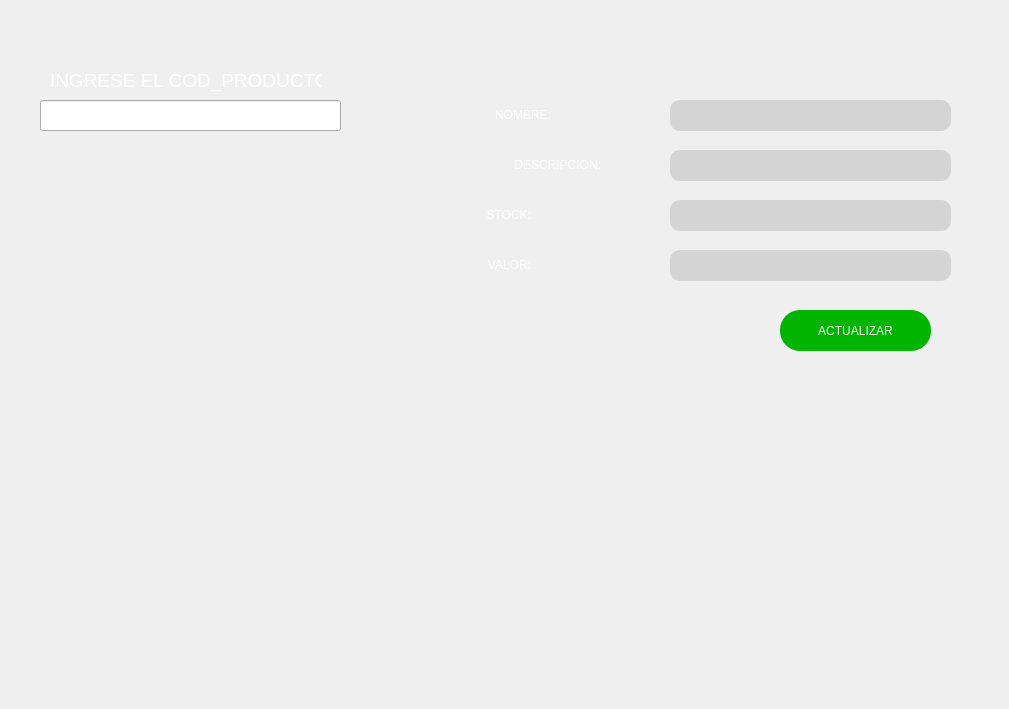
    <widget class="QWidget" name="tab_ACTUALIZAR">
     <attribute name="title">
      <string>Actualizar Productos</string>
     </attribute>
     <widget class="QLabel" name="label_5">
      <property name="geometry">
       <rect>
        <x>0</x>
        <y>-20</y>
        <width>1000</width>
        <height>700</height>
       </rect>
      </property>
      <property name="styleSheet">
       <string notr="true">background-image: url(C:/Users/User/Downloads/home.jpg);
background-repeat: no-repeat;
background-position: center center;
background-size: cover;</string>
      </property>
      <property name="text">
       <string/>
      </property>
      <property name="pixmap">
       <pixmap>../../Downloads/Downloads/principal.png</pixmap>
      </property>
      <property name="scaledContents">
       <bool>true</bool>
      </property>
     </widget>
     <widget class="QLabel" name="label_16">
      <property name="geometry">
       <rect>
        <x>50</x>
        <y>60</y>
        <width>271</width>
        <height>41</height>
       </rect>
      </property>
      <property name="text">
       <string>&lt;html&gt;&lt;head/&gt;&lt;body&gt;&lt;p&gt;&lt;span style=&quot; font-size:14pt; color:#ffffff;&quot;&gt;INGRESE EL COD_PRODUCTO&lt;/span&gt;&lt;/p&gt;&lt;/body&gt;&lt;/html&gt;</string>
      </property>
     </widget>
     <widget class="QLineEdit" name="line_ACTUALIZAR">
      <property name="geometry">
       <rect>
        <x>40</x>
        <y>100</y>
        <width>301</width>
        <height>31</height>
       </rect>
      </property>
     </widget>
     <widget class="QLabel" name="label_17">
      <property name="geometry">
       <rect>
        <x>430</x>
        <y>200</y>
        <width>101</width>
        <height>31</height>
       </rect>
      </property>
      <property name="styleSheet">
       <string notr="true">font: 16pt &quot;MS Shell Dlg 2&quot;;
color: white;</string>
      </property>
      <property name="text">
       <string>&lt;html&gt;&lt;head/&gt;&lt;body&gt;&lt;p align=&quot;right&quot;&gt;STOCK:&lt;/p&gt;&lt;/body&gt;&lt;/html&gt;</string>
      </property>
     </widget>
     <widget class="QLineEdit" name="line_VALO_2">
      <property name="geometry">
       <rect>
        <x>670</x>
        <y>250</y>
        <width>281</width>
        <height>31</height>
       </rect>
      </property>
      <property name="styleSheet">
       <string notr="true">border-radius:10px;
font: 14pt &quot;MS Shell Dlg 2&quot;;
background-color: rgb(212, 212, 212);
</string>
      </property>
      <property name="echoMode">
       <enum>QLineEdit::Normal</enum>
      </property>
     </widget>
     <widget class="QLabel" name="label_18">
      <property name="geometry">
       <rect>
        <x>390</x>
        <y>100</y>
        <width>161</width>
        <height>31</height>
       </rect>
      </property>
      <property name="styleSheet">
       <string notr="true">font: 16pt &quot;MS Shell Dlg 2&quot;;
color: white;</string>
      </property>
      <property name="text">
       <string>&lt;html&gt;&lt;head/&gt;&lt;body&gt;&lt;p align=&quot;right&quot;&gt;NOMBRE:&lt;/p&gt;&lt;/body&gt;&lt;/html&gt;</string>
      </property>
     </widget>
     <widget class="QLabel" name="label_20">
      <property name="geometry">
       <rect>
        <x>360</x>
        <y>250</y>
        <width>171</width>
        <height>31</height>
       </rect>
      </property>
      <property name="styleSheet">
       <string notr="true">font: 16pt &quot;MS Shell Dlg 2&quot;;
color: white;</string>
      </property>
      <property name="text">
       <string>&lt;html&gt;&lt;head/&gt;&lt;body&gt;&lt;p align=&quot;right&quot;&gt;VALOR:&lt;/p&gt;&lt;/body&gt;&lt;/html&gt;</string>
      </property>
     </widget>
     <widget class="QLineEdit" name="line_STOCK_2">
      <property name="geometry">
       <rect>
        <x>670</x>
        <y>200</y>
        <width>281</width>
        <height>31</height>
       </rect>
      </property>
      <property name="styleSheet">
       <string notr="true">border-radius:10px;
font: 14pt &quot;MS Shell Dlg 2&quot;;
background-color: rgb(212, 212, 212);
</string>
      </property>
      <property name="echoMode">
       <enum>QLineEdit::Normal</enum>
      </property>
     </widget>
     <widget class="QLabel" name="label_22">
      <property name="geometry">
       <rect>
        <x>390</x>
        <y>150</y>
        <width>211</width>
        <height>31</height>
       </rect>
      </property>
      <property name="styleSheet">
       <string notr="true">font: 16pt &quot;MS Shell Dlg 2&quot;;
color: white;</string>
      </property>
      <property name="text">
       <string>&lt;html&gt;&lt;head/&gt;&lt;body&gt;&lt;p align=&quot;right&quot;&gt;DESCRIPCION:&lt;/p&gt;&lt;/body&gt;&lt;/html&gt;</string>
      </property>
     </widget>
     <widget class="QLineEdit" name="line_NOMBRE_2">
      <property name="geometry">
       <rect>
        <x>670</x>
        <y>100</y>
        <width>281</width>
        <height>31</height>
       </rect>
      </property>
      <property name="styleSheet">
       <string notr="true">border-radius:10px;
font: 14pt &quot;MS Shell Dlg 2&quot;;
background-color: rgb(212, 212, 212);
</string>
      </property>
      <property name="echoMode">
       <enum>QLineEdit::Normal</enum>
      </property>
     </widget>
     <widget class="QLineEdit" name="line_DESCR_2">
      <property name="geometry">
       <rect>
        <x>670</x>
        <y>150</y>
        <width>281</width>
        <height>31</height>
       </rect>
      </property>
      <property name="styleSheet">
       <string notr="true">border-radius:10px;
font: 14pt &quot;MS Shell Dlg 2&quot;;
background-color: rgb(212, 212, 212);
</string>
      </property>
      <property name="echoMode">
       <enum>QLineEdit::Normal</enum>
      </property>
     </widget>
     <widget class="QPushButton" name="Button_ACTUALIZAR">
      <property name="geometry">
       <rect>
        <x>780</x>
        <y>310</y>
        <width>151</width>
        <height>41</height>
       </rect>
      </property>
      <property name="styleSheet">
       <string notr="true">border-radius:20px;
background-color: rgb(0, 180, 0);
color: rgb(255, 255, 255);
font: 14pt &quot;MS Shell Dlg 2&quot;;
</string>
      </property>
      <property name="text">
       <string>ACTUALIZAR</string>
      </property>
     </widget>
     <widget class="QLabel" name="label_ACTUALIZAR">
      <property name="geometry">
       <rect>
        <x>70</x>
        <y>180</y>
        <width>261</width>
        <height>31</height>
       </rect>
      </property>
      <property name="font">
       <font>
        <family>MS Shell Dlg 2</family>
        <pointsize>14</pointsize>
        <weight>50</weight>
        <italic>false</italic>
        <bold>false</bold>
       </font>
      </property>
      <property name="styleSheet">
       <string notr="true">font: 14pt &quot;MS Shell Dlg 2&quot;;
color: rgb(252, 255, 39);</string>
      </property>
      <property name="text">
       <string/>
      </property>
      <property name="textInteractionFlags">
       <set>Qt::LinksAccessibleByMouse</set>
      </property>
     </widget>
     <widget class="QLabel" name="label_AGREGAR_2">
      <property name="geometry">
       <rect>
        <x>480</x>
        <y>380</y>
        <width>411</width>
        <height>41</height>
       </rect>
      </property>
      <property name="font">
       <font>
        <family>MS Shell Dlg 2</family>
        <pointsize>14</pointsize>
        <weight>50</weight>
        <italic>false</italic>
        <bold>false</bold>
       </font>
      </property>
      <property name="layoutDirection">
       <enum>Qt::LeftToRight</enum>
      </property>
      <property name="styleSheet">
       <string notr="true">font: 14pt &quot;MS Shell Dlg 2&quot;;
color: rgb(252, 255, 39);</string>
      </property>
      <property name="text">
       <string/>
      </property>
     </widget>
    </widget>
